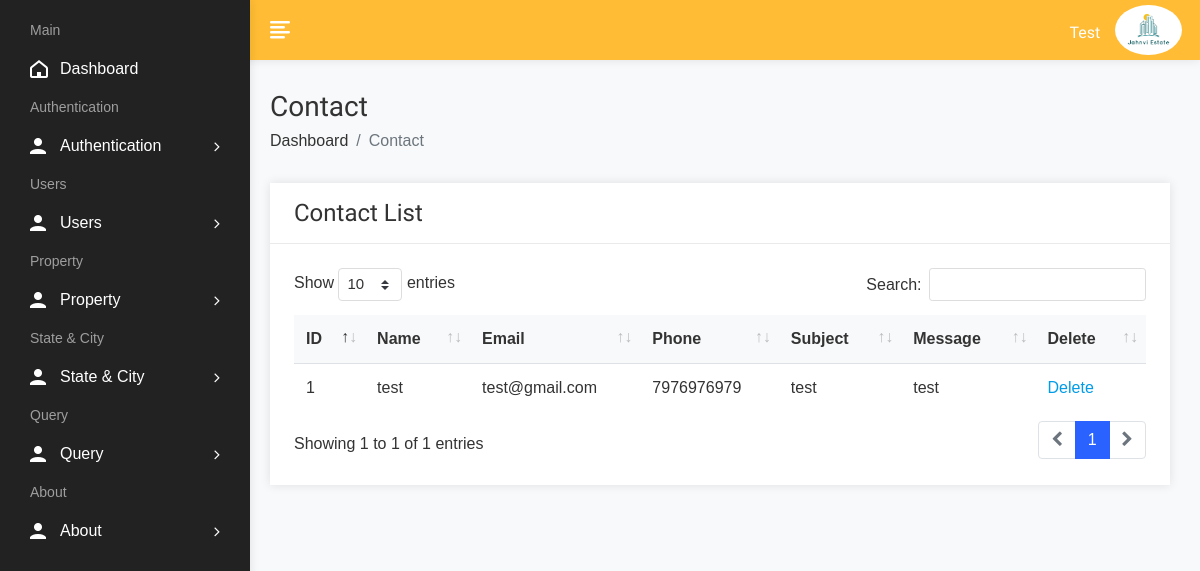
/admin/contactview.php (signed in), run on the app's committed database.
### tables this page shows
CREATE TABLE `contact` (
  `cid` int(50) NOT NULL,
  `name` varchar(100) NOT NULL,
  `email` varchar(100) NOT NULL,
  `phone` varchar(20) NOT NULL,
  `subject` varchar(100) NOT NULL,
  `message` varchar(250) NOT NULL
);

### admin/contactview.php (the view, shortened to what this page needs)
<!DOCTYPE html>
<html lang="en">
<head>
        <link rel="stylesheet" href="assets/css/bootstrap.min.css">
        <link rel="stylesheet" href="assets/css/font-awesome.min.css">
        <link rel="stylesheet" href="assets/css/feathericon.min.css">
		<link rel="stylesheet" href="assets/plugins/datatables/dataTables.bootstrap4.min.css">
		<link rel="stylesheet" href="assets/plugins/datatables/responsive.bootstrap4.min.css">
		<link rel="stylesheet" href="assets/plugins/datatables/select.bootstrap4.min.css">
		<link rel="stylesheet" href="assets/plugins/datatables/buttons.bootstrap4.min.css">
        <link rel="stylesheet" href="assets/css/style.css">
    </head>
    <body>
				<?php include("header.php"); ?>
            <div class="page-wrapper">
                <div class="content container-fluid">
					<div class="page-header">
						<div class="row">
							<div class="col">
								<h3 class="page-title">Contact</h3>
								<ul class="breadcrumb">
									<li class="breadcrumb-item"><a href="dashboard.php">Dashboard</a></li>
									<li class="breadcrumb-item active">Contact</li>
								</ul>
							</div>
						</div>
					</div>
					<div class="row">
						<div class="col-sm-12">
							<div class="card">
								<div class="card-header">
									<h4 class="card-title">Contact List</h4>
								</div>
								<div class="card-body">
									<table id="basic-datatable" class="table">
                                            <thead>
                                                <tr>
                                                    <th>ID</th>
                                                    <th>Name</th>
                                                    <th>Email</th>
                                                    <th>Phone</th>
													<th>Subject</th>
                                                    <th>Message</th>
                                                    <th>Delete</th>
                                                </tr>
                                            </thead>
                                            <tbody>
											<?php
												$query=mysqli_query($con,"select * from contact");
												$cnt=1;
												while($row=mysqli_fetch_row($query))
													{
											?>
                                                <tr>
                                                    <td><?php echo $cnt; ?></td>
                                                    <td><?php echo $row['1']; ?></td>
                                                    <td><?php echo $row['2']; ?></td>
                                                    <td><?php echo $row['3']; ?></td>
                                                    <td><?php echo $row['4']; ?></td>
													<td><?php echo $row['5']; ?></td>
                                                    <td><a href="contactdelete.php?id=<?php echo $row['0']; ?>">Delete</a></td>
                                                </tr>
                                                <?php
												$cnt=$cnt+1;
												}
												?>
                                            </tbody>
                                        </table>
								</div>
							</div>
						</div>
					</div>
				</div>
			</div>
    </body>
</html>

### admin/header.php (style rules this page uses)
body { margin: 0; padding: 0; box-sizing: border-box; font-family: Arial, sans-serif; }

### data on the page
contact: name "test", email "test@gmail.com", phone "7976976979", subject "test", message "test"

### other printed values
$_SESSION['auser'] "Test"
